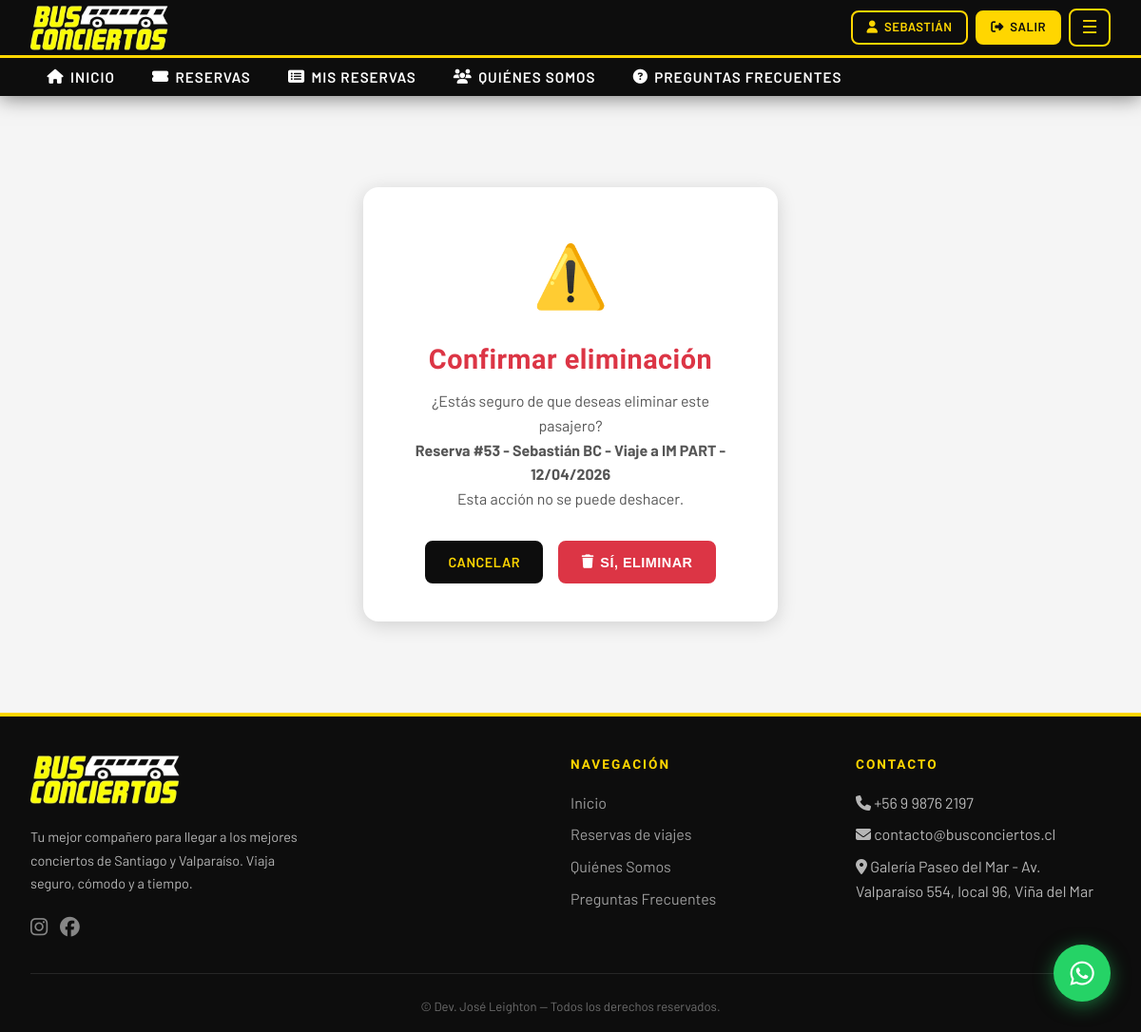
The page /reservas/gestion/pasajero/53/eliminar/ (signed in) on the database as committed earlier.
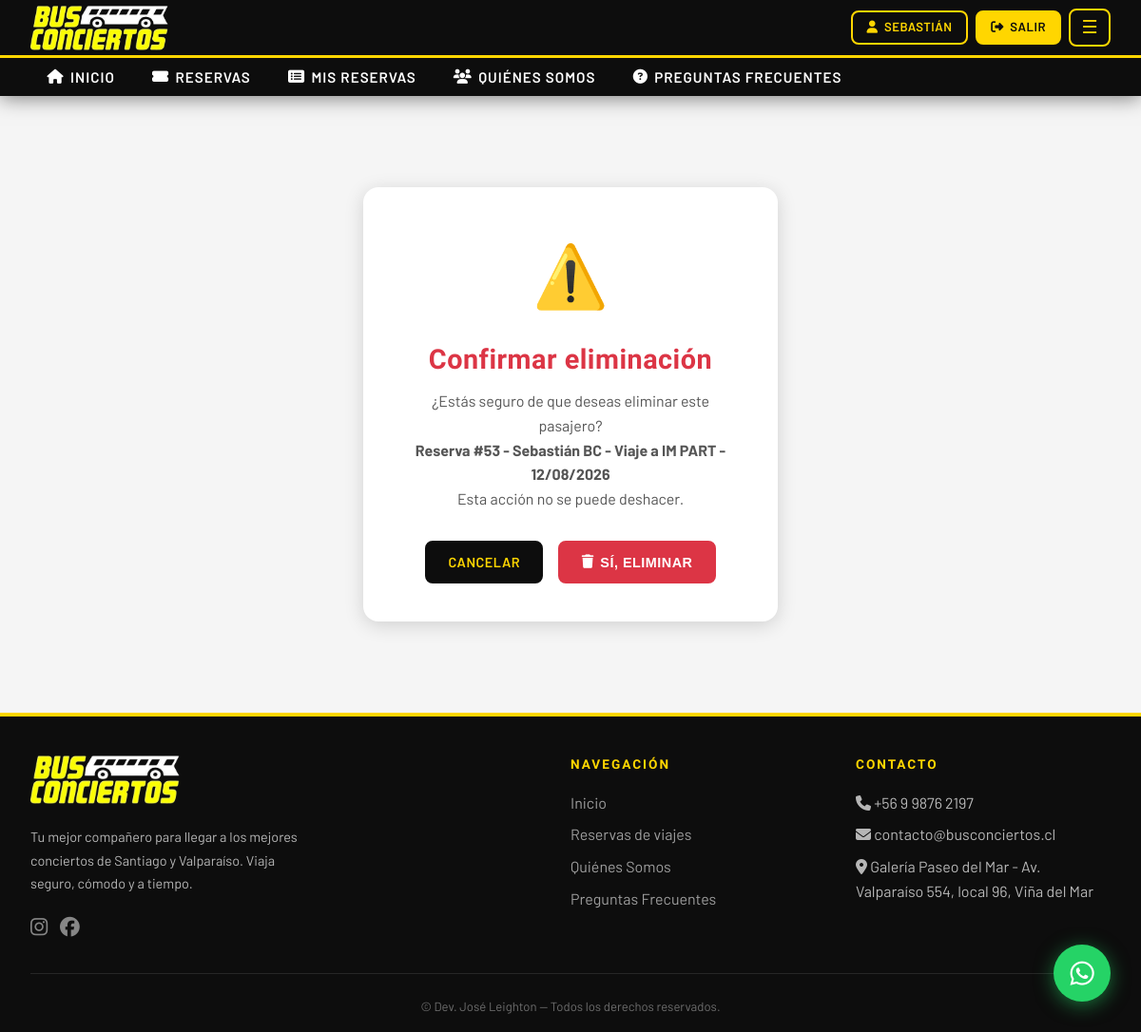
The same page on the database as committed later.
### reservas/models.py (models this page shows, shortened)
class Reserva(models.Model):
    ESTADO_CHOICES = [
        ('pendiente', 'Pendiente de Pago'),
        ('pagado', 'Pagado'),
        ('cancelado', 'Cancelado'),
    ]
    TIPO_PASAJE_CHOICES = [
        ('ida_vuelta', 'Ida y Vuelta'),
        ('solo_ida',   'Solo Ida'),
        ('solo_vuelta','Solo Vuelta'),
    ]
    viaje = models.ForeignKey(Viaje, on_delete=models.CASCADE, verbose_name='Viaje')
    horario = models.ForeignKey(HorarioViaje, on_delete=models.SET_NULL, null=True, blank=True, related_name='reservas', verbose_name='Horario')
    usuario = models.ForeignKey(User, on_delete=models.CASCADE, verbose_name='Pasajero')
    cantidad = models.PositiveIntegerField(default=1, verbose_name='Cantidad de cupos')
    tipo_pasaje = models.CharField(max_length=20, choices=TIPO_PASAJE_CHOICES, default='ida_vuelta', verbose_name='Tipo de pasaje')
    PAGO_CHOICES = [
        ('WEB', 'Web'),
        ('TRANSFERENCIA', 'Transferencia'),
    ]
    PLATAFORMA_CHOICES = [
        ('PAGINA', 'Página Web'),
        ('WHATSAPP', 'WhatsApp'),
        ('INSTAGRAM', 'Instagram'),
        ('PRESENCIAL', 'Presencial'),
    ]
    estado = models.CharField(max_length=20, choices=ESTADO_CHOICES, default='pendiente')
    pago = models.CharField(max_length=20, choices=PAGO_CHOICES, null=True, blank=True, verbose_name='Pago')
    plataforma = models.CharField(max_length=20, choices=PLATAFORMA_CHOICES, null=True, blank=True, verbose_name='Plataforma')
    fecha_reserva = models.DateTimeField(auto_now_add=True)
    token_webpay = models.CharField(max_length=255, blank=True, null=True)
    orden_compra = models.CharField(max_length=50, unique=True)
    monto = models.DecimalField(max_digits=10, decimal_places=0)
    grupo_compra = models.CharField(max_length=50, blank=True, null=True, db_index=True)
    rut = models.CharField(max_length=12, blank=True, default='', verbose_name='RUT del titular')
    nombre_titular = models.CharField(max_length=150, blank=True, default='', verbose_name='Nombre del titular')
    ciudad_vuelta = models.CharField(max_length=100, blank=True, default='', verbose_name='Ciudad de retorno')
    contacto = models.CharField(max_length=20, blank=True, default='', verbose_name='Contacto')
    email = models.EmailField(max_length=254, blank=True, default='', verbose_name='Correo electrónico')
    class Meta:
        verbose_name = 'Reserva'
        verbose_name_plural = 'Reservas'
        ordering = ['-fecha_reserva']
    def __str__(self):
        return f'Reserva #{self.id} - {self.usuario.get_full_name()} - {self.viaje}'

class Viaje(models.Model):
    ESTADO_CHOICES = [
        ('disponible', 'Disponible'),
        ('completo', 'Completo'),
        ('cancelado', 'Cancelado'),
        ('realizado', 'Realizado'),
    ]
    concierto = models.ForeignKey(Concierto, on_delete=models.CASCADE, verbose_name='Concierto')
    coordinador = models.ForeignKey(
        User, on_delete=models.SET_NULL, null=True,
        related_name='viajes_coordinados', verbose_name='Coordinador'
    )
    origen = models.CharField(max_length=200, verbose_name='Punto de Origen')
    destino = models.CharField(max_length=200, verbose_name='Destino')
    fecha_salida = models.DateField(verbose_name='Fecha de Salida')
    cupos_totales = models.PositiveIntegerField(verbose_name='Cupos Totales')
    precio_vuelta = models.DecimalField(max_digits=10, decimal_places=0, default=0, verbose_name='Precio Solo Vuelta (CLP)')
    estado = models.CharField(max_length=20, choices=ESTADO_CHOICES, default='disponible')
    descripcion = models.TextField(blank=True, verbose_name='Descripción adicional')
    creado_en = models.DateTimeField(auto_now_add=True)
    class Meta:
        verbose_name = 'Viaje'
        verbose_name_plural = 'Viajes'
        ordering = ['fecha_salida']
    def __str__(self):
        fecha = self.fecha_salida.strftime("%d/%m/%Y") if self.fecha_salida else 'sin fecha'
        return f'Viaje a {self.concierto.nombre} - {fecha}'

### core/models.py (models this page shows, shortened)
class Concierto(models.Model):
    REGION_CHOICES = [
        ('santiago', 'Santiago'),
        ('valparaiso', 'Región de Valparaíso'),
    ]
    nombre = models.CharField(max_length=200, verbose_name='Nombre del Concierto')
    artista = models.CharField(max_length=200, verbose_name='Artista / Banda')
    fecha = models.DateField(verbose_name='Fecha')
    lugar = models.CharField(max_length=300, verbose_name='Lugar / Recinto')
    region = models.CharField(max_length=20, choices=REGION_CHOICES, verbose_name='Región')
    descripcion = models.TextField(blank=True, verbose_name='Descripción')
    imagen_url = models.URLField(blank=True, verbose_name='URL Imagen')
    activo = models.BooleanField(default=True)
    class Meta:
        verbose_name = 'Concierto'
        verbose_name_plural = 'Conciertos'
        ordering = ['fecha']

### reservas/views.py (the view)
# urls.py: path('gestion/pasajero/<int:pk>/eliminar/', views.eliminar_pasajero, name='eliminar_pasajero'),
@login_required
@user_passes_test(es_coordinador)
def eliminar_pasajero(request, pk):
    reserva = get_object_or_404(Reserva, pk=pk)
    viaje_pk = reserva.viaje.pk
    if request.method == 'POST':
        reserva.estado = 'cancelado'
        reserva.save()
        messages.success(request, 'Pasajero eliminado del viaje.')
        return redirect('pasajeros_viaje', pk=viaje_pk)
    return render(request, 'reservas/confirmar_eliminar.html', {'objeto': reserva, 'tipo': 'pasajero'})

### reservas/views.py (called while the page is built)
def es_coordinador(user):
    return user.is_authenticated and (
        user.is_superuser or
        user.groups.filter(name__in=['Administrador', 'Coordinador']).exists()
    )

### reservas/templates/reservas/confirmar_eliminar.html (shortened to what this page needs)
{% extends 'base.html' %}
{% block content %}
<section class="seccion" style="max-width:500px;">
  <div class="form-card" style="text-align:center;max-width:none;">
    <div style="font-size:4rem;margin-bottom:1rem;">⚠️</div>
    <h2 style="color:var(--peligro);margin-bottom:0.5rem;">Confirmar eliminación</h2>
    <p style="color:var(--gris-medio);margin-bottom:2rem;">
      ¿Estás seguro de que deseas eliminar este {{ tipo }}?<br>
      <strong>{{ objeto }}</strong><br>
      Esta acción no se puede deshacer.
    </p>
    <form method="POST">
      <div style="display:flex;gap:1rem;justify-content:center;">
        <a href="javascript:history.back()" class="btn btn-dark">Cancelar</a>
        <button type="submit" class="btn btn-danger"><i class="fa fa-trash"></i> Sí, eliminar</button>
      </div>
    </form>
  </div>
</section>
{% endblock %}

Rows that differ between the two databases and show on the page:
changed Reserva: id+usuario+viaje "Reserva #53 - Sebastián BC - Viaje a IM PART - 12/04/2026" → "Reserva #53 - Sebastián BC - Viaje a IM PART - 12/08/2026"
